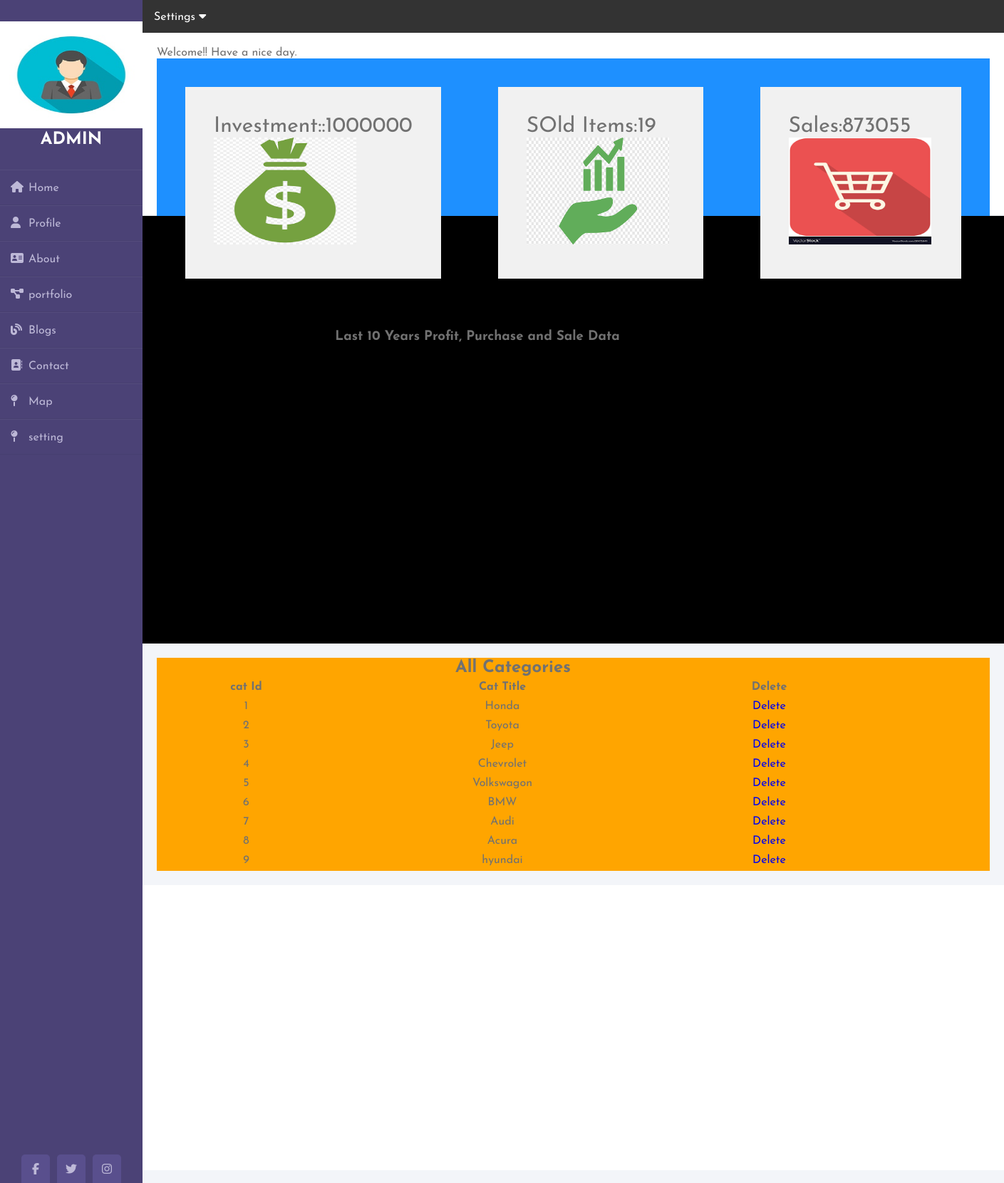
The app's page /saaaaaam/ecommerce/admin_area/admin.php?view_cat (signed in) with its own data.
### tables this page shows
CREATE TABLE `categories` (
  `cat_id` int(200) NOT NULL,
  `cat_title` text NOT NULL
);

### saaaaaam/ecommerce/admin_area/view_cat.php (the view)
 <form action="" method="post" enctype="multipart/form-data" style="background-color: orange;">
<table width="1000" align="center">
  <tr align="center" >
    <td colspan="7"><h2>All Categories</h2>
    </td>
  </tr>
  <tr align="center" style="font-size: 16">
    <th>cat Id</th>
    <th>Cat Title</th>
    <th>Delete</th>
  </tr>
<?php
$con = mysqli_connect("localhost","root","","ecom");
$get_cat = "select * from categories";
$run_cat = mysqli_query($con, $get_cat);
$i=0;
while($row_cat = mysqli_fetch_array($run_cat)){
$cat_id = $row_cat['cat_id'];
$cat_title = $row_cat['cat_title'];
$i++;
?>
<tr align="center">
<td><?php echo $i;?></td>
<td><?php echo $cat_title;?></td>
<td><a href="delete_cat.php?delete_cat=<?php echo $cat_id; ?>">Delete</a></td>
</tr>
<?php } ?>
</table>
</form>

### saaaaaam/ecommerce/admin_area/style.css (style rules this page uses)
* { margin: 0; padding: 0; box-sizing: border-box; list-style: none; text-decoration: none; font-family: 'Josefin Sans', sans-serif; }
body { background-color: #f3f5f9; }

### saaaaaam/ecommerce/admin_area/admin.php (style rules this page uses)
body { font-family: Arial, Helvetica, sans-serif; }

### records on screen
categories: cat_title "Honda"
categories: cat_title "Toyota"
categories: cat_title "Jeep"
categories: cat_title "Chevrolet"
categories: cat_title "Volkswagon"
categories: cat_title "BMW"
categories: cat_title "Audi"
categories: cat_title "Acura"
categories: cat_title "hyundai"

### other values on screen
$data['volume'] "19"
$data['sales'] "873055"
